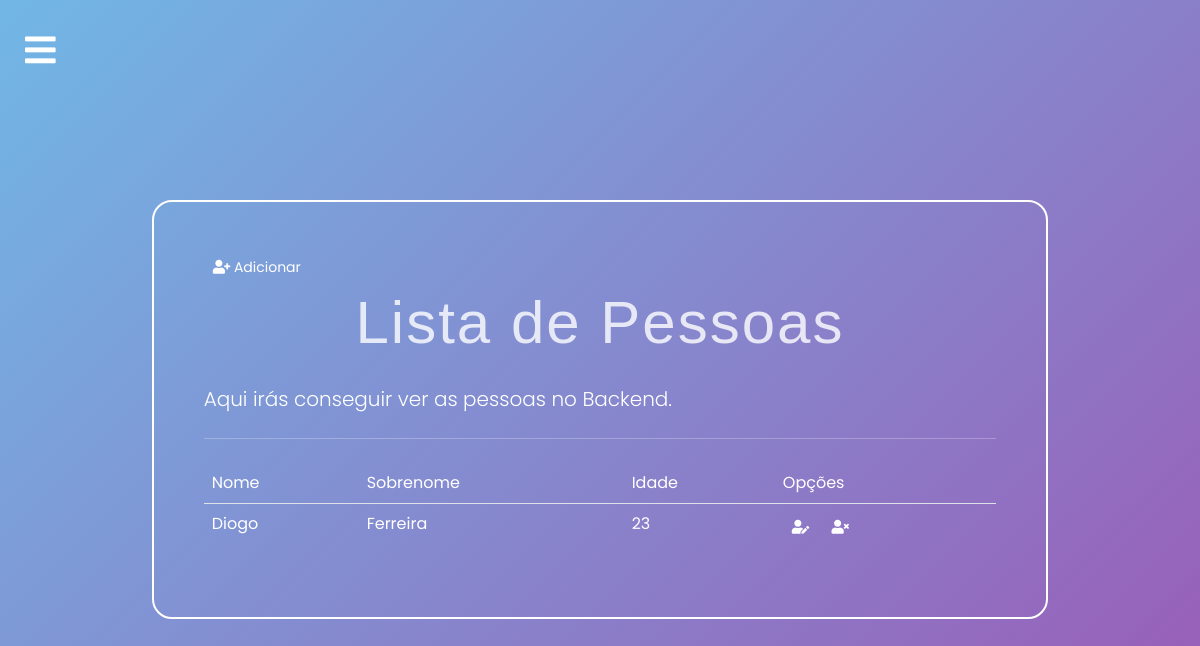
/backend/pessoas/list/ (signed in), run on an earlier commit of the app's database.
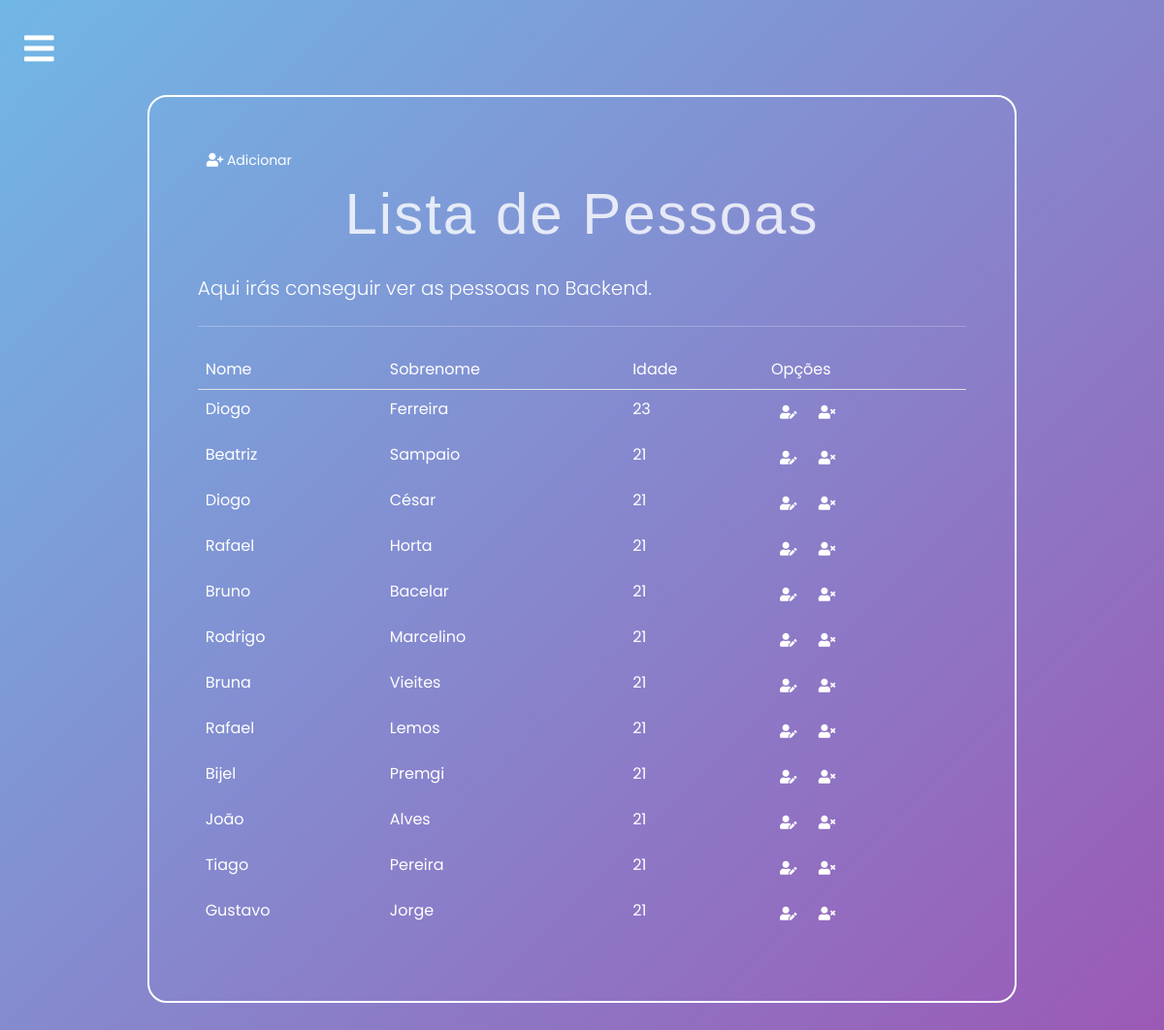
And on a later commit of the database.
### portofolio/models.py (models this page shows, shortened)
class Pessoa (models.Model):
    nome = models.CharField(max_length=50)
    sobrenome = models.CharField(max_length=50)
    idade = models.IntegerField()
    linkedin = models.URLField(max_length=200, null=True, blank=True)
    github = models.URLField(max_length=200, null=True, blank=True)
    instagram = models.URLField(max_length=200, null=True, blank=True)
    resumo_sobre = models.TextField()
    resumo_estudos = models.TextField()
    resumo_competencias = models.TextField()

### portofolio/views.py (the view)
# urls.py: path('backend/pessoas/list/', views.pessoas_list, name='pessoas_list'), # get req. to retrieve and display all records
@login_required
def pessoas_list(request):
    context = {'pessoas_list': Pessoa.objects.all()}
    return render(request, 'portofolio/pessoal/pessoas/pessoa_list.html', context)

### portofolio/templates/portofolio/pessoal/pessoas/pessoa_list.html (shortened to what this page needs)
{%extends 'portofolio/base.html' %}
{%load crispy_forms_tags%}
{%block content%}
<div class="container">
    <div class="col-md-10 offset-md-1 mt-5">
        <div class="limiter-form jumbotron">
            <a href="{%url 'portofolio:pessoas_insert'%}" class="btn btn-primary btn-sm">
                <i class="fas fa-user-plus"></i>
                Adicionar
            </a>
            <h1 class="display-4">Lista de Pessoas</h1>
            <p class="lead">Aqui irás conseguir ver as pessoas no Backend.</p>
            <hr class="my-4">
            <table class="table table-borderless">
                <thead class="border-bottom font-weight-bold">
                    <tr>
                        <td>Nome</td>
                        <td>Sobrenome</td>
                        <td>Idade</td>
                        <td>Opções</td>
                    </tr>
                    <tbody>
                        {%for pessoa in pessoas_list%}
                        <tr>
                            <td>{{pessoa.nome}}</td>
                            <td>{{pessoa.sobrenome}}</td>
                            <td>{{pessoa.idade}}</td>
                            <td>
                                <a href="{%url 'portofolio:pessoa_update' pessoa.id%}" class="btn btn-warning btn-sm">
                                    <i class="fas fa-user-edit"></i>
                                </a>
                                <form action="{%url 'portofolio:pessoa_delete' pessoa.id%}" method="post" class="d-inline">
                                    <button type="submit" class="btn btn-danger btn-sm">
                                        <i class="fas fa-user-times"></i>
                                    </button>
                                </form>
                            </td>
                        </tr>
                        {% endfor %}
                    </tbody>
                </thead>
            </table>
        </div>
    </div>
</div>
{%endblock%}

### portofolio/templates/portofolio/base.html (shortened to what this page needs)
<!DOCTYPE html>
<html lang="en" dir="ltr">
 <head>
   <link href="https://cdn.jsdelivr.net/npm/bootstrap@5.3.0/dist/css/bootstrap.min.css" rel="stylesheet">
   <link rel="stylesheet" href="https://cdnjs.cloudflare.com/ajax/libs/font-awesome/5.15.1/css/all.min.css">
 </head>
 <body>
   <div class="menu-btn">
     <i class="fas fa-bars"></i>
   </div>
      {% load static %}
      <link rel="stylesheet" href="{% static 'portofolio/css/base.css' %}">
  <section class="main">
      {% block content %}
      {% endblock %}
  </section>
 </body>
</html>

### portofolio/static/portofolio/css/base.css (style rules this page uses)
* { margin: 0; padding: 0; box-sizing: border-box; font-family: "Poppins", sans-serif; }
body { background: linear-gradient(135deg, #71b7e6, #9b59b6); min-height: 100vh; color: white; background-size: cover; background-position: center; background-repeat: no-repeat; background-attachment: fixed; }
.table { --bs-table-color: #fff; --bs-table-bg: transparent; }
.btn-warning, .btn-danger, .btn-success, .btn-primary { --bs-btn-color: #fff; --bs-btn-bg: transparent; --bs-btn-border-color: transparent; border-radius: 5px; }
a { text-decoration: none; }
.container { display: flex; margin: auto; padding-bottom: 30px; }
.main { background-repeat: no-repeat; background-attachment: fixed; background-size: cover; background-position: center; }
h1 { text-align: center; font-weight: 500; font-size: 25px; padding-bottom: 13px; font-family: sans-serif; letter-spacing: 2px; }
.limiter-form { border: 2px solid #fff; border-radius: 20px; padding: 50px; background: transparent; }
.menu-btn { position: absolute; color: #fff; font-size: 35px; margin: 25px; cursor: pointer; }
.main { height: 100vh; display: flex; justify-content: center; align-items: center; padding: 50px; }
.main h1 { color: rgba(255, 255, 255, 0.8); font-size: 60px; text-align: center; line-height: 80px; }

What changed in the data, as far as the page shows it:
added Pessoa: nome "Beatriz", sobrenome "Sampaio", idade "21"
added Pessoa: nome "Diogo", sobrenome "César", idade "21"
added Pessoa: nome "Rafael", sobrenome "Horta", idade "21"
added Pessoa: nome "Bruno", sobrenome "Bacelar", idade "21"
added Pessoa: nome "Rodrigo", sobrenome "Marcelino", idade "21"
added Pessoa: nome "Bruna", sobrenome "Vieites", idade "21"
added Pessoa: nome "Rafael", sobrenome "Lemos", idade "21"
added Pessoa: nome "Bijel", sobrenome "Premgi", idade "21"
added Pessoa: nome "João", sobrenome "Alves", idade "21"
added Pessoa: nome "Tiago", sobrenome "Pereira", idade "21"
added Pessoa: nome "Gustavo", sobrenome "Jorge", idade "21"
